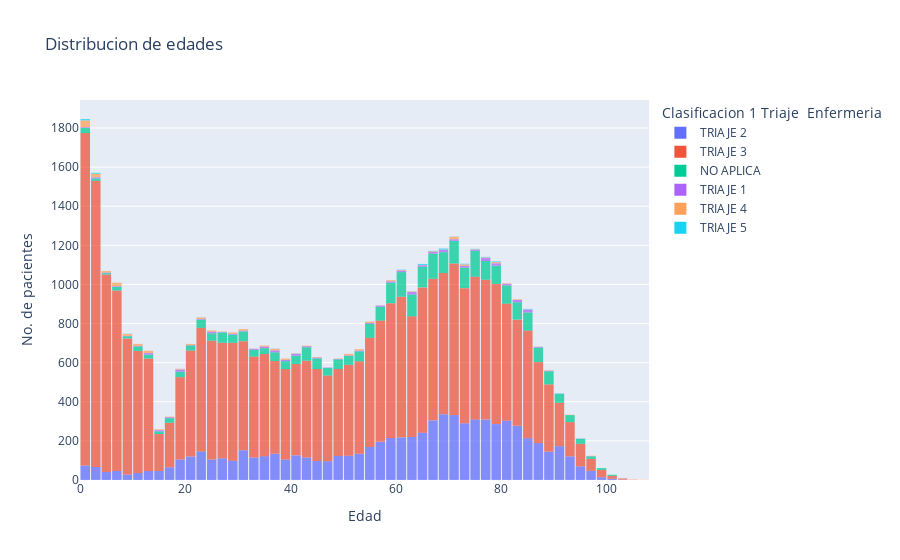

Notebook code cell kept with this figure:
### Markdown cell above
## Edad

### Code cell
fig = px.histogram(data, x='Paciente Edad', nbins=100, histfunc='count', 
                   #marginal='rug', # Show individual data points on the margin
                   opacity=0.75, # Adjust the opacity for better visualization
                   template="plotly", # Dark theme for a more stylish look
                   title='Distribucion de edades',
                   color='Clasificacion 1 Triaje \nEnfermeria '
                   ) 


fig.update_traces(hovertemplate='Edad: %{x}<br>Pacientes: %{y}')
# Update layout for better aesthetics
fig.update_layout(
    xaxis_title='Edad',
    yaxis_title='No. de pacientes',
    #showlegend=True, # No legend for simplicity
    #barmode='overlay', # Overlay the histograms
    bargap=0.1, # Adjust the gap between bars
)

# Show the plot
fig.show()

### Figure 1 — Plotly figure (JSON) as saved in the notebook; plotly's stock layout.template omitted (floating-point values rounded to 4 significant figures; data arrays with more than 128 entries replaced by an {"elided": "..."} marker saying what was removed)
{"data": [{"alignmentgroup": "True", "bingroup": "x", "histfunc": "count", "hovertemplate": "Edad: %{x}<br>Pacientes: %{y}", "legendgroup": "TRIAJE 2", "marker": {"color": "#636efa", "opacity": 0.75, "pattern": {"shape": ""}}, "name": "TRIAJE 2", "nbinsx": 100, "offsetgroup": "TRIAJE 2", "orientation": "v", "showlegend": true, "type": "histogram", "x": {"elided": "7565 float values"}, "xaxis": "x", "yaxis": "y"}, {"alignmentgroup": "True", "bingroup": "x", "histfunc": "count", "hovertemplate": "Edad: %{x}<br>Pacientes: %{y}", "legendgroup": "TRIAJE 3", "marker": {"color": "#EF553B", "opacity": 0.75, "pattern": {"shape": ""}}, "name": "TRIAJE 3", "nbinsx": 100, "offsetgroup": "TRIAJE 3", "orientation": "v", "showlegend": true, "type": "histogram", "x": {"elided": "28692 float values"}, "xaxis": "x", "yaxis": "y"}, {"alignmentgroup": "True", "bingroup": "x", "histfunc": "count", "hovertemplate": "Edad: %{x}<br>Pacientes: %{y}", "legendgroup": "NO APLICA", "marker": {"color": "#00cc96", "opacity": 0.75, "pattern": {"shape": ""}}, "name": "NO APLICA", "nbinsx": 100, "offsetgroup": "NO APLICA", "orientation": "v", "showlegend": true, "type": "histogram", "x": {"elided": "2857 float values"}, "xaxis": "x", "yaxis": "y"}, {"alignmentgroup": "True", "bingroup": "x", "histfunc": "count", "hovertemplate": "Edad: %{x}<br>Pacientes: %{y}", "legendgroup": "TRIAJE 1", "marker": {"color": "#ab63fa", "opacity": 0.75, "pattern": {"shape": ""}}, "name": "TRIAJE 1", "nbinsx": 100, "offsetgroup": "TRIAJE 1", "orientation": "v", "showlegend": true, "type": "histogram", "x": {"elided": "294 float values"}, "xaxis": "x", "yaxis": "y"}, {"alignmentgroup": "True", "bingroup": "x", "histfunc": "count", "hovertemplate": "Edad: %{x}<br>Pacientes: %{y}", "legendgroup": "TRIAJE 4", "marker": {"color": "#FFA15A", "opacity": 0.75, "pattern": {"shape": ""}}, "name": "TRIAJE 4", "nbinsx": 100, "offsetgroup": "TRIAJE 4", "orientation": "v", "showlegend": true, "type": "histogram", "x": {"elided": "278 float values"}, "xaxis": "x", "yaxis": "y"}, {"alignmentgroup": "True", "bingroup": "x", "histfunc": "count", "hovertemplate": "Edad: %{x}<br>Pacientes: %{y}", "legendgroup": "TRIAJE 5", "marker": {"color": "#19d3f3", "opacity": 0.75, "pattern": {"shape": ""}}, "name": "TRIAJE 5", "nbinsx": 100, "offsetgroup": "TRIAJE 5", "orientation": "v", "showlegend": true, "type": "histogram", "x": [69, 76, 60, 64, 71, 0.1667, 2, 2, 68, 67, 2, 0.05479, 1, 75, 0.75, 1, 66, 68, 78, 76, 61, 63, 64, 64, 73, 2, 3, 69, 79, 78, 79, 77, 65, 65, 68, 85, 91, 40, 90, 22, 74, 69, 72, 0.25, 72, 37, 8, 84, 1, 65, 85], "xaxis": "x", "yaxis": "y"}], "layout": {"bargap": 0.1, "barmode": "relative", "legend": {"title": {"text": "Clasificacion 1 Triaje \nEnfermeria "}, "tracegroupgap": 0}, "title": {"text": "Distribucion de edades"}, "xaxis": {"anchor": "y", "domain": [0, 1], "title": {"text": "Edad"}}, "yaxis": {"anchor": "x", "domain": [0, 1], "title": {"text": "No. de pacientes"}}}}
